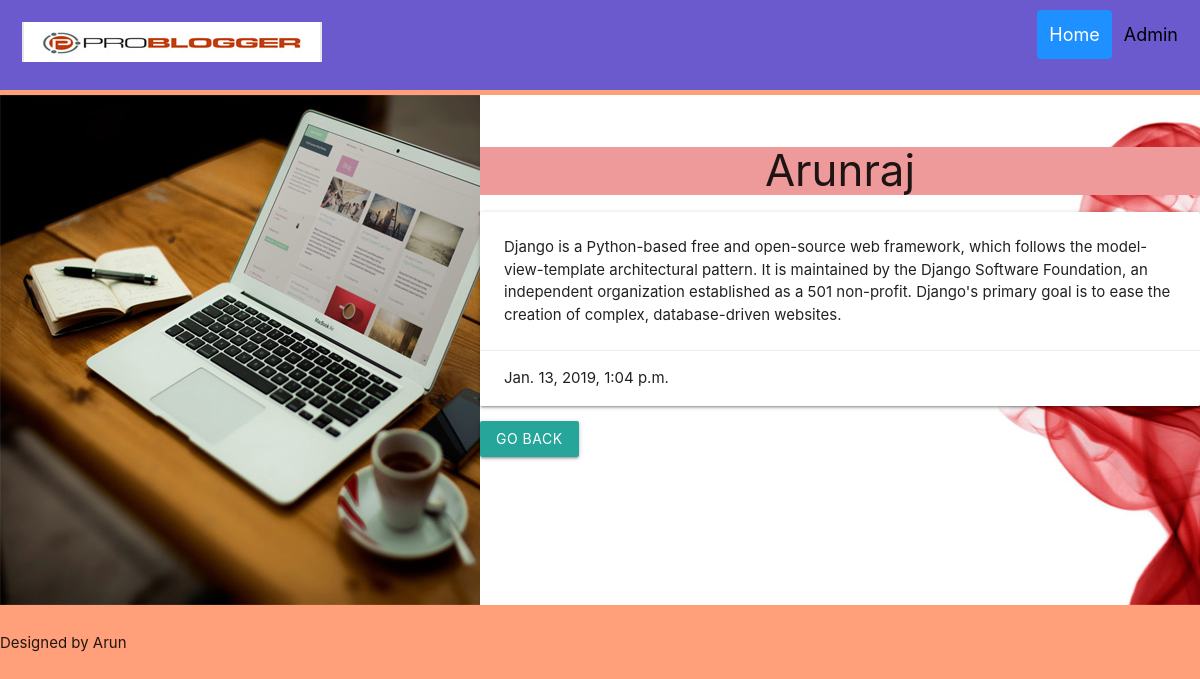
The app's page /posts/details/33/ with its own data.
### posts/models.py (models this page shows, shortened)
class Posts(models.Model):
     Name = models.CharField(max_length=35)
     Title = models.CharField(max_length=200)
     Content =models.TextField()
     Image = models.ImageField(upload_to='post_image',blank=True)
     Created_At = models.DateTimeField(default=datetime.now,blank=True)
     class Meta:
          verbose_name_plural="Posts"

### posts/views.py (the view)
# urls.py: url(r'^details/(?P<id>\d+)/$',views.details,name='details'),
def details(request,id):
    post = Posts.objects.get(id=id)
    contxt = {
        'post': post
        }
    return render(request,'posts/details.html',contxt)

### posts/templates/posts/details.html
{% extends 'posts/base.html' %}
{% block content %}<br>
<h3 class="center-align red lighten-3  ">{{post.Name}} </h3>
<div class="card">
    <div class="card-content">
      <p >  {{post.Content}}
	</p>
    </div>
   <div class="card-action" >
    {{post.Created_At}}
   </div>
</div>
<a href="/posts/view" class="btn">Go Back</a>
{% endblock %}

### posts/templates/posts/base.html (shortened to what this page needs)
{% load staticfiles %}
<!doctype html>
<html>
	<head>
     <link rel="stylesheet" href="https://cdnjs.cloudflare.com/ajax/libs/materialize/1.0.0/css/materialize.min.css">
	<link rel="stylesheet" type="text/css" href="{% static 'css/base.css' %}" />
	</head>
<body>
<div class="header">
  <a href="/posts" class="logo"><img src="{% static 'images/blog-logo.jpg' %}" alt="IMAGE NOT FOUND"></a>
  <div class="header-right">
    <a class="active" href="/posts">Home</a>
	<a href="/admin">Admin</a>
  </div>
</div>
<div class="row">
		<div class="column">
			<img src="{% static 'images/colu.jpg' %}" alt='not found'/>
		</div>
<div class="column1">
		<div class="content">
{% block content %}{% endblock %}<br>
<br>
		</div>
</div>
</div>
<div class="panel-footer">
<div >
<p class="small"  >Designed by Arun</P>
</div>
</div>
</body>
</html>

### posts/static/css/base.css (style rules this page uses)
.header { overflow: hidden; background-color: rgb(106,90,205); padding: 10px 10px; }
.header a.active { background-color: dodgerblue; color: white; }
.header-right { float: right; }
.header a { float: left; color: black; text-align: center; padding: 12px; text-decoration: none; font-size: 18px; line-height: 25px; border-radius: 4px; }
.content { height:510px; background-color:rgb(176,224,230); background-image:url('/static/images/content-banner.jpg'); }
.row { padding-top:5px; }
.column { float: left; width: 40%; }
.column1 { float: right; width: 60%; }
.row:after { content: ""; display: table; clear: both; }
body { background-color:LightSalmon; }

### records on screen
Posts: Name "Arunraj", Content "Django is a Python-based free and open-source web framework, which follows the model-view-template architectural pattern. It is maintained by the Django Software Foundation, an independent organization established as a 501 non-profit. Django's primary goal is to ease the creation of complex, database-driven websites.", Created_At "Jan. 13, 2019, 1:04 p.m."
